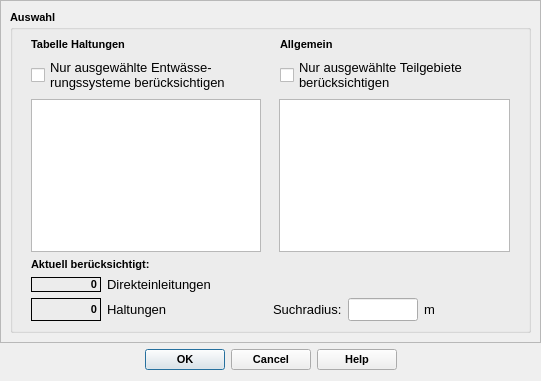
<?xml version="1.0" encoding="UTF-8"?>
<ui version="4.0">
 <class>ImportFromHEDialogBase</class>
 <widget class="QDialog" name="ImportFromHEDialogBase">
  <property name="geometry">
   <rect>
    <x>0</x>
    <y>0</y>
    <width>541</width>
    <height>381</height>
   </rect>
  </property>
  <property name="minimumSize">
   <size>
    <width>280</width>
    <height>150</height>
   </size>
  </property>
  <property name="font">
   <font>
    <family>Tahoma</family>
   </font>
  </property>
  <property name="windowTitle">
   <string>Verbindungslinien erstellen</string>
  </property>
  <layout class="QVBoxLayout" name="verticalLayout">
   <property name="leftMargin">
    <number>0</number>
   </property>
   <property name="topMargin">
    <number>0</number>
   </property>
   <property name="rightMargin">
    <number>0</number>
   </property>
   <item>
    <widget class="QScrollArea" name="scrollArea">
     <property name="widgetResizable">
      <bool>true</bool>
     </property>
     <widget class="QWidget" name="scrollAreaWidgetContents">
      <property name="geometry">
       <rect>
        <x>0</x>
        <y>0</y>
        <width>539</width>
        <height>341</height>
       </rect>
      </property>
      <layout class="QVBoxLayout" name="verticalLayout_2">
       <item>
        <widget class="QGroupBox" name="groupBox_2">
         <property name="font">
          <font>
           <family>Tahoma</family>
           <pointsize>8</pointsize>
           <weight>75</weight>
           <bold>true</bold>
          </font>
         </property>
         <property name="title">
          <string>Auswahl</string>
         </property>
         <layout class="QVBoxLayout" name="verticalLayout_3">
          <property name="leftMargin">
           <number>18</number>
          </property>
          <property name="rightMargin">
           <number>18</number>
          </property>
          <item>
           <layout class="QHBoxLayout" name="horizontalLayout">
            <property name="spacing">
             <number>18</number>
            </property>
            <item>
             <widget class="QLabel" name="label_7">
              <property name="font">
               <font>
                <family>Tahoma</family>
                <pointsize>8</pointsize>
                <weight>75</weight>
                <bold>true</bold>
               </font>
              </property>
              <property name="text">
               <string>Tabelle Haltungen</string>
              </property>
             </widget>
            </item>
            <item>
             <widget class="QLabel" name="label_8">
              <property name="font">
               <font>
                <family>Tahoma</family>
                <pointsize>8</pointsize>
                <weight>75</weight>
                <bold>true</bold>
               </font>
              </property>
              <property name="text">
               <string>Allgemein</string>
              </property>
             </widget>
            </item>
           </layout>
          </item>
          <item>
           <layout class="QHBoxLayout" name="horizontalLayout_2">
            <property name="spacing">
             <number>18</number>
            </property>
            <item>
             <widget class="QCheckBox" name="cb_selHalActive">
              <property name="font">
               <font>
                <family>Tahoma</family>
                <pointsize>10</pointsize>
                <weight>50</weight>
                <bold>false</bold>
               </font>
              </property>
              <property name="toolTip">
               <string>&lt;html&gt;&lt;head/&gt;&lt;body&gt;&lt;p&gt;Aktiviert Auswahl. Wenn deaktiviert, werden alle Entwässerungssysteme berücksichtigt&lt;/p&gt;&lt;/body&gt;&lt;/html&gt;</string>
              </property>
              <property name="statusTip">
               <string>Aktiviert Auswahl. Wenn deaktiviert, werden alle Entwässerungssysteme berücksichtigt</string>
              </property>
              <property name="text">
               <string>Nur ausgewählte Entwässe-
rungssysteme berücksichtigen</string>
              </property>
             </widget>
            </item>
            <item>
             <widget class="QCheckBox" name="cb_selTgbActive">
              <property name="font">
               <font>
                <family>Tahoma</family>
                <pointsize>10</pointsize>
                <weight>50</weight>
                <bold>false</bold>
               </font>
              </property>
              <property name="toolTip">
               <string>&lt;html&gt;&lt;head/&gt;&lt;body&gt;&lt;p&gt;Aktiviert Auswahl. Wenn deaktiviert, werden alle Teilgebiete berücksichtigt&lt;/p&gt;&lt;/body&gt;&lt;/html&gt;</string>
              </property>
              <property name="statusTip">
               <string>Aktiviert Auswahl. Wenn deaktiviert, werden alle Teilgebiete berücksichtigt</string>
              </property>
              <property name="text">
               <string>Nur ausgewählte Teilgebiete
berücksichtigen</string>
              </property>
             </widget>
            </item>
           </layout>
          </item>
          <item>
           <layout class="QHBoxLayout" name="horizontalLayout_3">
            <property name="spacing">
             <number>18</number>
            </property>
            <item>
             <widget class="QListWidget" name="lw_hal_entw">
              <property name="font">
               <font>
                <family>Tahoma</family>
                <pointsize>10</pointsize>
                <weight>50</weight>
                <bold>false</bold>
               </font>
              </property>
              <property name="toolTip">
               <string extracomment="Auswahl der zu bearbeitenden Haltungen nach Entwässerungssystem. Alle auswählen mit [Strg]+A">&lt;html&gt;&lt;head/&gt;&lt;body&gt;&lt;p&gt;Liste der in den Haltungen verwendeten Entwässerungssysteme./nStrg + Klick ändert Auswahlstatus, Shift + Klick erweitert Auswahlbereich&lt;/p&gt;&lt;/body&gt;&lt;/html&gt;</string>
              </property>
              <property name="statusTip">
               <string extracomment="Auswahl der zu bearbeitenden Haltungen nach Entwässerungssystem. Alle auswählen mit [Strg]+A">Liste der in den Haltungen verwendeten Entwässerungssysteme</string>
              </property>
              <property name="selectionMode">
               <enum>QAbstractItemView::ExtendedSelection</enum>
              </property>
             </widget>
            </item>
            <item>
             <widget class="QListWidget" name="lw_teilgebiete">
              <property name="font">
               <font>
                <family>Tahoma</family>
                <pointsize>10</pointsize>
                <weight>50</weight>
                <bold>false</bold>
               </font>
              </property>
              <property name="toolTip">
               <string extracomment="Auswahl der zu bearbeitenden Teilgebiete. Alle auswählen mit [Strg]+A">&lt;html&gt;&lt;head/&gt;&lt;body&gt;&lt;p&gt;Liste der Teilgebiete. Strg + Klick ändert Auswahlstatus, Shift + Klick erweitert Auswahlbereich&lt;/p&gt;&lt;/body&gt;&lt;/html&gt;</string>
              </property>
              <property name="statusTip">
               <string extracomment="Auswahl der zu bearbeitenden Teilgebiete. Alle auswählen mit [Strg]+A">Liste der Teilgebiete. Strg + Klick ändert Auswahlstatus, Shift + Klick erweitert Auswahlbereich</string>
              </property>
              <property name="selectionMode">
               <enum>QAbstractItemView::ExtendedSelection</enum>
              </property>
             </widget>
            </item>
           </layout>
          </item>
          <item>
           <widget class="QLabel" name="label_12">
            <property name="font">
             <font>
              <family>Tahoma</family>
              <pointsize>8</pointsize>
              <weight>75</weight>
              <bold>true</bold>
             </font>
            </property>
            <property name="toolTip">
             <string extracomment="Anzahl der abhängig von den Filteroptionen zu berücksichtigenden Flächen (mit und ohne Verschneidung)"/>
            </property>
            <property name="statusTip">
             <string extracomment="Anzahl der abhängig von den Filteroptionen zu berücksichtigenden Flächen (mit und ohne Verschneidung)"/>
            </property>
            <property name="text">
             <string>Aktuell berücksichtigt:</string>
            </property>
            <property name="alignment">
             <set>Qt::AlignLeading|Qt::AlignLeft|Qt::AlignVCenter</set>
            </property>
           </widget>
          </item>
          <item>
           <layout class="QHBoxLayout" name="horizontalLayout_4">
            <item>
             <widget class="QLabel" name="lf_anzahl_einleit">
              <property name="minimumSize">
               <size>
                <width>70</width>
                <height>0</height>
               </size>
              </property>
              <property name="maximumSize">
               <size>
                <width>70</width>
                <height>16777215</height>
               </size>
              </property>
              <property name="font">
               <font>
                <family>Tahoma</family>
                <pointsize>8</pointsize>
                <weight>75</weight>
                <bold>true</bold>
               </font>
              </property>
              <property name="toolTip">
               <string extracomment="Anzahl der abhängig von den Filteroptionen zu berücksichtigenden ganzen Flächen"/>
              </property>
              <property name="statusTip">
               <string extracomment="Anzahl der abhängig von den Filteroptionen zu berücksichtigenden ganzen Flächen"/>
              </property>
              <property name="frameShape">
               <enum>QFrame::Panel</enum>
              </property>
              <property name="text">
               <string>0</string>
              </property>
              <property name="alignment">
               <set>Qt::AlignRight|Qt::AlignTrailing|Qt::AlignVCenter</set>
              </property>
             </widget>
            </item>
            <item>
             <widget class="QLabel" name="label_10">
              <property name="font">
               <font>
                <family>Tahoma</family>
                <pointsize>10</pointsize>
                <weight>50</weight>
                <bold>false</bold>
               </font>
              </property>
              <property name="toolTip">
               <string extracomment="Anzahl der abhängig von den Filteroptionen zu berücksichtigenden Flächen (mit und ohne Verschneidung)"/>
              </property>
              <property name="statusTip">
               <string extracomment="Anzahl der abhängig von den Filteroptionen zu berücksichtigenden Flächen (mit und ohne Verschneidung)"/>
              </property>
              <property name="text">
               <string>Direkteinleitungen</string>
              </property>
             </widget>
            </item>
           </layout>
          </item>
          <item>
           <layout class="QHBoxLayout" name="horizontalLayout_7" stretch="0,1">
            <item>
             <layout class="QHBoxLayout" name="horizontalLayout_5">
              <item>
               <widget class="QLabel" name="lf_anzahl_haltungen">
                <property name="minimumSize">
                 <size>
                  <width>70</width>
                  <height>0</height>
                 </size>
                </property>
                <property name="maximumSize">
                 <size>
                  <width>70</width>
                  <height>16777215</height>
                 </size>
                </property>
                <property name="font">
                 <font>
                  <family>Tahoma</family>
                  <pointsize>8</pointsize>
                  <weight>75</weight>
                  <bold>true</bold>
                 </font>
                </property>
                <property name="toolTip">
                 <string extracomment="Anzahl der abhängig von den Filteroptionen zu berücksichtigenden Haltungen"/>
                </property>
                <property name="statusTip">
                 <string extracomment="Anzahl der abhängig von den Filteroptionen zu berücksichtigenden Haltungen"/>
                </property>
                <property name="frameShape">
                 <enum>QFrame::Panel</enum>
                </property>
                <property name="text">
                 <string>0</string>
                </property>
                <property name="alignment">
                 <set>Qt::AlignRight|Qt::AlignTrailing|Qt::AlignVCenter</set>
                </property>
               </widget>
              </item>
              <item>
               <widget class="QLabel" name="label_11">
                <property name="minimumSize">
                 <size>
                  <width>160</width>
                  <height>0</height>
                 </size>
                </property>
                <property name="font">
                 <font>
                  <family>Tahoma</family>
                  <pointsize>10</pointsize>
                  <weight>50</weight>
                  <bold>false</bold>
                 </font>
                </property>
                <property name="toolTip">
                 <string extracomment="Anzahl der abhängig von den Filteroptionen zu berücksichtigenden Haltungen"/>
                </property>
                <property name="statusTip">
                 <string extracomment="Anzahl der abhängig von den Filteroptionen zu berücksichtigenden Haltungen"/>
                </property>
                <property name="text">
                 <string>Haltungen</string>
                </property>
               </widget>
              </item>
             </layout>
            </item>
            <item>
             <layout class="QHBoxLayout" name="horizontalLayout_6">
              <item>
               <widget class="QLabel" name="label">
                <property name="font">
                 <font>
                  <family>Tahoma</family>
                  <pointsize>10</pointsize>
                  <weight>50</weight>
                  <bold>false</bold>
                 </font>
                </property>
                <property name="toolTip">
                 <string extracomment="Radius zur Berücksichtigung von Flächen um die Haltungen"/>
                </property>
                <property name="statusTip">
                 <string extracomment="Radius zur Berücksichtigung von Flächen um die Haltungen"/>
                </property>
                <property name="text">
                 <string>Suchradius:</string>
                </property>
               </widget>
              </item>
              <item>
               <widget class="QLineEdit" name="tf_suchradius">
                <property name="maximumSize">
                 <size>
                  <width>70</width>
                  <height>16777215</height>
                 </size>
                </property>
                <property name="font">
                 <font>
                  <family>Tahoma</family>
                  <pointsize>10</pointsize>
                  <weight>50</weight>
                  <bold>false</bold>
                 </font>
                </property>
                <property name="toolTip">
                 <string extracomment="Radius zur Berücksichtigung von Flächen um die Haltungen"/>
                </property>
                <property name="statusTip">
                 <string extracomment="Radius zur Berücksichtigung von Flächen um die Haltungen"/>
                </property>
               </widget>
              </item>
              <item>
               <widget class="QLabel" name="label_9">
                <property name="font">
                 <font>
                  <family>Tahoma</family>
                  <pointsize>10</pointsize>
                  <weight>50</weight>
                  <bold>false</bold>
                 </font>
                </property>
                <property name="toolTip">
                 <string extracomment="Radius zur Berücksichtigung von Flächen um die Haltungen"/>
                </property>
                <property name="statusTip">
                 <string extracomment="Radius zur Berücksichtigung von Flächen um die Haltungen"/>
                </property>
                <property name="text">
                 <string>m</string>
                </property>
               </widget>
              </item>
              <item>
               <spacer name="horizontalSpacer">
                <property name="orientation">
                 <enum>Qt::Horizontal</enum>
                </property>
                <property name="sizeHint" stdset="0">
                 <size>
                  <width>40</width>
                  <height>20</height>
                 </size>
                </property>
               </spacer>
              </item>
             </layout>
            </item>
           </layout>
          </item>
         </layout>
        </widget>
       </item>
      </layout>
     </widget>
    </widget>
   </item>
   <item>
    <widget class="QDialogButtonBox" name="button_box">
     <property name="font">
      <font>
       <family>Tahoma</family>
       <pointsize>8</pointsize>
       <weight>75</weight>
       <bold>true</bold>
      </font>
     </property>
     <property name="toolTip">
      <string>&lt;html&gt;&lt;head/&gt;&lt;body&gt;&lt;p&gt;Datenimport starten ...&lt;/p&gt;&lt;/body&gt;&lt;/html&gt;</string>
     </property>
     <property name="orientation">
      <enum>Qt::Horizontal</enum>
     </property>
     <property name="standardButtons">
      <set>QDialogButtonBox::Cancel|QDialogButtonBox::Help|QDialogButtonBox::Ok</set>
     </property>
     <property name="centerButtons">
      <bool>true</bool>
     </property>
    </widget>
   </item>
  </layout>
 </widget>
 <resources/>
 <connections>
  <connection>
   <sender>button_box</sender>
   <signal>accepted()</signal>
   <receiver>ImportFromHEDialogBase</receiver>
   <slot>accept()</slot>
   <hints>
    <hint type="sourcelabel">
     <x>265</x>
     <y>205</y>
    </hint>
    <hint type="destinationlabel">
     <x>275</x>
     <y>117</y>
    </hint>
   </hints>
  </connection>
  <connection>
   <sender>button_box</sender>
   <signal>rejected()</signal>
   <receiver>ImportFromHEDialogBase</receiver>
   <slot>reject()</slot>
   <hints>
    <hint type="sourcelabel">
     <x>265</x>
     <y>205</y>
    </hint>
    <hint type="destinationlabel">
     <x>275</x>
     <y>117</y>
    </hint>
   </hints>
  </connection>
 </connections>
</ui>
